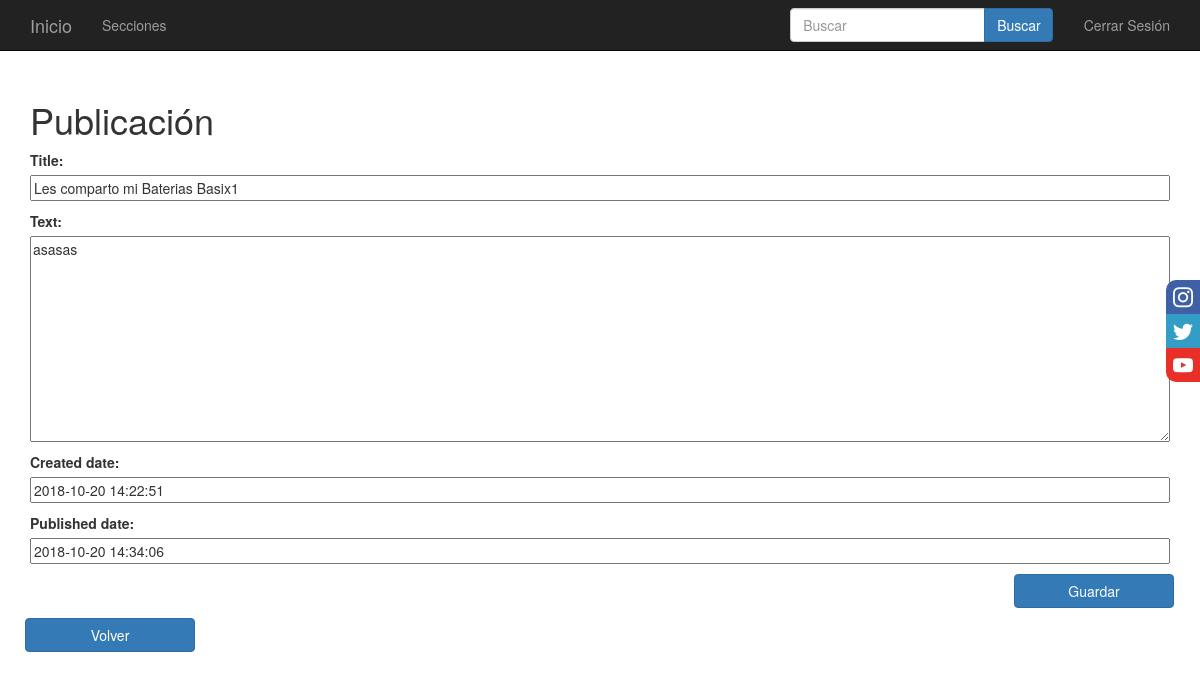
Screenshot of /post/2/edit/ (signed in) with the database file from the repository.
### blog/models.py (models this page shows, shortened)
class Post(models.Model):
    idseccion = models.TextField()
    title = models.CharField(max_length=200)
    text = models.TextField()
    created_date = models.DateTimeField(default=timezone.now)
    published_date = models.DateTimeField(blank=True, null=True)

### blog/views.py (the view)
# urls.py: url(r'^post/(?P<pk>[0-9]+)/edit/$', views.post_edit, name='post_edit'),
@login_required
def post_edit(request, pk):
        post = get_object_or_404(Post, pk=pk)
        if request.method == "POST":
            form = PostForm(request.POST, instance=post)
            if form.is_valid():
                post = form.save(commit=False)
                post.author = request.user
                post.save()
                return redirect('post_detail', pk=post.pk)
        else:
            form = PostForm(instance=post)
        return render(request, 'blog/post_edit.html', {'form': form})

### blog/forms.py
class PostForm(forms.ModelForm):
    class Meta:
        model = Post
        fields = ('title', 'text','created_date','published_date')

### blog/templates/blog/post_edit.html (shortened to what this page needs)
{% extends 'blog/base.html' %}
	{% block content %}
	    <h1 style="margin-top: 100px;">Publicación</h1>
	    <form method="POST" class="post-form" >
	        {{ form.as_p }}
	        <div class="col-md-2 col-md-offset-1" style="margin-left: 85%">
	        	<button class="btn btn-primary btn-block" type="submit" name="guardar" style="left: 300%">Guardar</button>
	        </div>
	    </form>
	    <div class="col-md-10 col-md-offset-1" style="">
            <form method="get" action="/post/">
                <div class="post"  style="margin-top: 10px">
                    <div class="col-md-3 col-md-offset-1" style="margin-left: -250px">
                        <button class="btn btn-primary btn-block" name="nuevapubliacion" >Volver</button>
                    </div>
                </div>
            </form>
        </div>
	{% endblock %}

### blog/static/css/blog.css (style rules this page uses)
body div { margin-left: 120px; margin-top: 0px; }
.post-form textarea, .post-form input { width: 100%; }

### blog/static/css/main.css (style rules this page uses)
html { font-size: 20px; }

### rows the page displays
Post: title "Les comparto mi Baterias Basix1", text "asasas", created_date "2018-10-20 14:22:51", published_date "2018-10-20 14:34:06"
